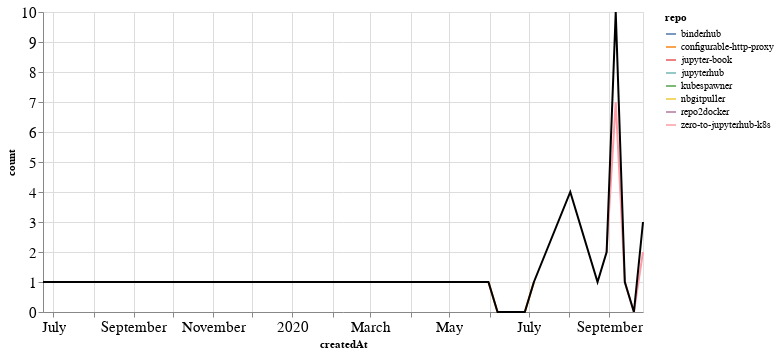

Notebook cell for this chart:
### Markdown cell above
## PRs

### Code cell
prs_time = prs.groupby('repo').resample('W', on='createdAt').count()['author'].reset_index()
prs_time = prs_time.rename(columns={'author': 'count'})
prs_time_total = prs_time.groupby('createdAt').agg({"count": "sum"}).reset_index()

ch1 = alt.Chart(prs_time, width=600).mark_line().encode(
    x='createdAt',
    y='count',
    color='repo',
    tooltip="repo"
)

ch2 = alt.Chart(prs_time_total, width=600).mark_line(color="black").encode(
    x='createdAt',
    y='count',
)

ch1 + ch2

### Figure 1 — Vega-Lite specification as saved in the notebook (floating-point values rounded to 4 significant figures)
{"config": {"axisLeft": {"labelFontSize": 15}, "axisBottom": {"labelFontSize": 15}}, "layer": [{"data": {"name": "data-7bbdca4b7af0fd3865146248cc4e9128"}, "mark": "line", "encoding": {"color": {"type": "nominal", "field": "repo"}, "tooltip": {"type": "nominal", "field": "repo"}, "x": {"type": "temporal", "field": "createdAt"}, "y": {"type": "quantitative", "field": "count"}}, "width": 600}, {"data": {"name": "data-44c31f30098a43299907187ff4827a2c"}, "mark": {"type": "line", "color": "black"}, "encoding": {"x": {"type": "temporal", "field": "createdAt"}, "y": {"type": "quantitative", "field": "count"}}, "width": 600}], "$schema": "https://vega.github.io/schema/vega-lite/v4.8.1.json", "datasets": {"data-7bbdca4b7af0fd3865146248cc4e9128": [{"repo": "binderhub", "createdAt": "2020-09-06T00:00:00", "count": 1}, {"repo": "configurable-http-proxy", "createdAt": "2020-05-31T00:00:00", "count": 1}, {"repo": "configurable-http-proxy", "createdAt": "2020-06-07T00:00:00", "count": 0}, {"repo": "configurable-http-proxy", "createdAt": "2020-06-14T00:00:00", "count": 0}, {"repo": "configurable-http-proxy", "createdAt": "2020-06-21T00:00:00", "count": 0}, {"repo": "configurable-http-proxy", "createdAt": "2020-06-28T00:00:00", "count": 0}, {"repo": "configurable-http-proxy", "createdAt": "2020-07-05T00:00:00", "count": 1}, {"repo": "jupyter-book", "createdAt": "2020-09-27T00:00:00", "count": 1}, {"repo": "jupyterhub", "createdAt": "2020-08-23T00:00:00", "count": 1}, {"repo": "kubespawner", "createdAt": "2020-09-06T00:00:00", "count": 2}, {"repo": "nbgitpuller", "createdAt": "2020-08-02T00:00:00", "count": 4}, {"repo": "repo2docker", "createdAt": "2019-06-23T00:00:00", "count": 1}, {"repo": "zero-to-jupyterhub-k8s", "createdAt": "2020-08-30T00:00:00", "count": 2}, {"repo": "zero-to-jupyterhub-k8s", "createdAt": "2020-09-06T00:00:00", "count": 7}, {"repo": "zero-to-jupyterhub-k8s", "createdAt": "2020-09-13T00:00:00", "count": 1}, {"repo": "zero-to-jupyterhub-k8s", "createdAt": "2020-09-20T00:00:00", "count": 0}, {"repo": "zero-to-jupyterhub-k8s", "createdAt": "2020-09-27T00:00:00", "count": 2}], "data-44c31f30098a43299907187ff4827a2c": [{"createdAt": "2019-06-23T00:00:00", "count": 1}, {"createdAt": "2020-05-31T00:00:00", "count": 1}, {"createdAt": "2020-06-07T00:00:00", "count": 0}, {"createdAt": "2020-06-14T00:00:00", "count": 0}, {"createdAt": "2020-06-21T00:00:00", "count": 0}, {"createdAt": "2020-06-28T00:00:00", "count": 0}, {"createdAt": "2020-07-05T00:00:00", "count": 1}, {"createdAt": "2020-08-02T00:00:00", "count": 4}, {"createdAt": "2020-08-23T00:00:00", "count": 1}, {"createdAt": "2020-08-30T00:00:00", "count": 2}, {"createdAt": "2020-09-06T00:00:00", "count": 10}, {"createdAt": "2020-09-13T00:00:00", "count": 1}, {"createdAt": "2020-09-20T00:00:00", "count": 0}, {"createdAt": "2020-09-27T00:00:00", "count": 3}]}}
